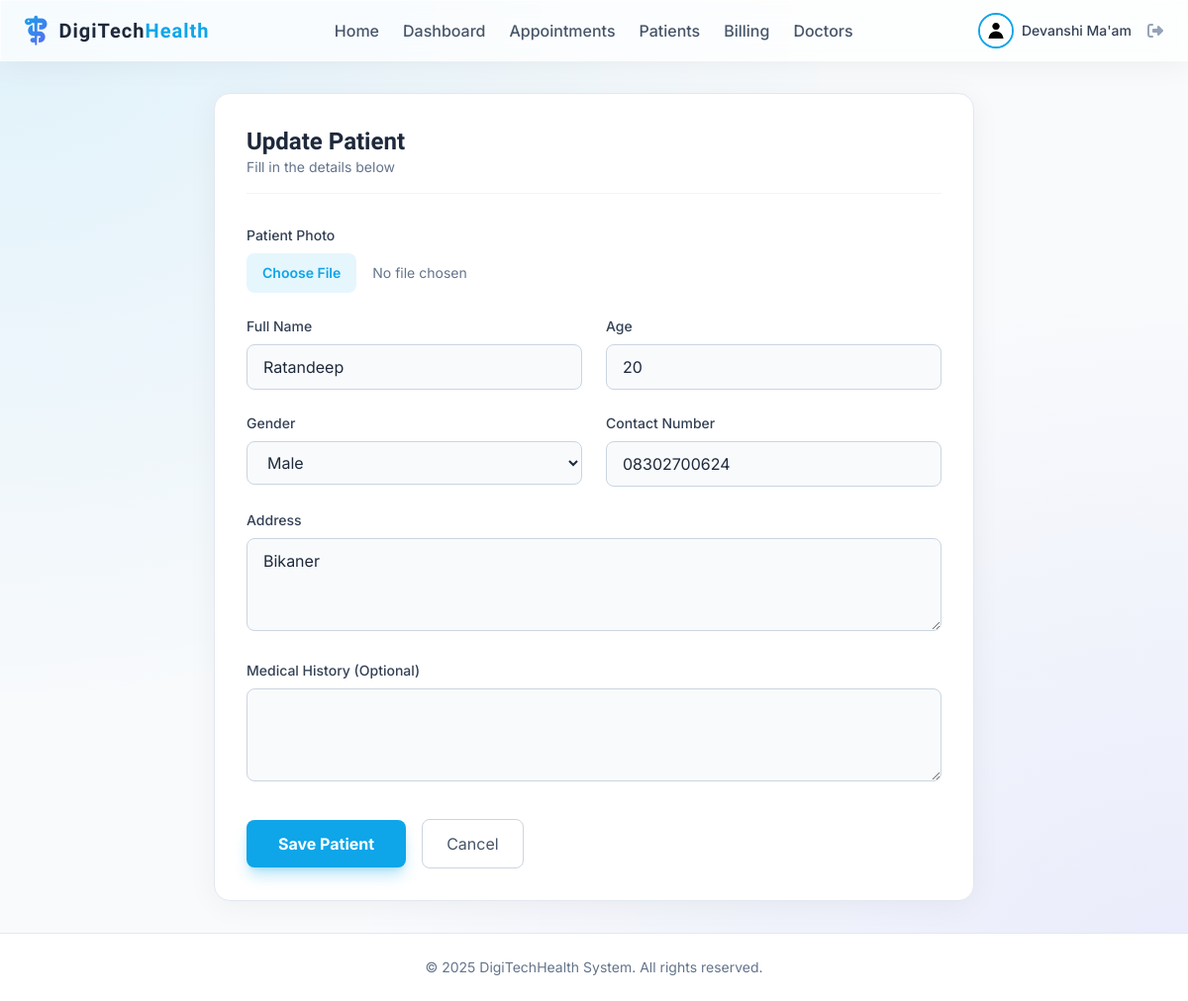
Page /patient/1/update (signed in) on the earlier database version.
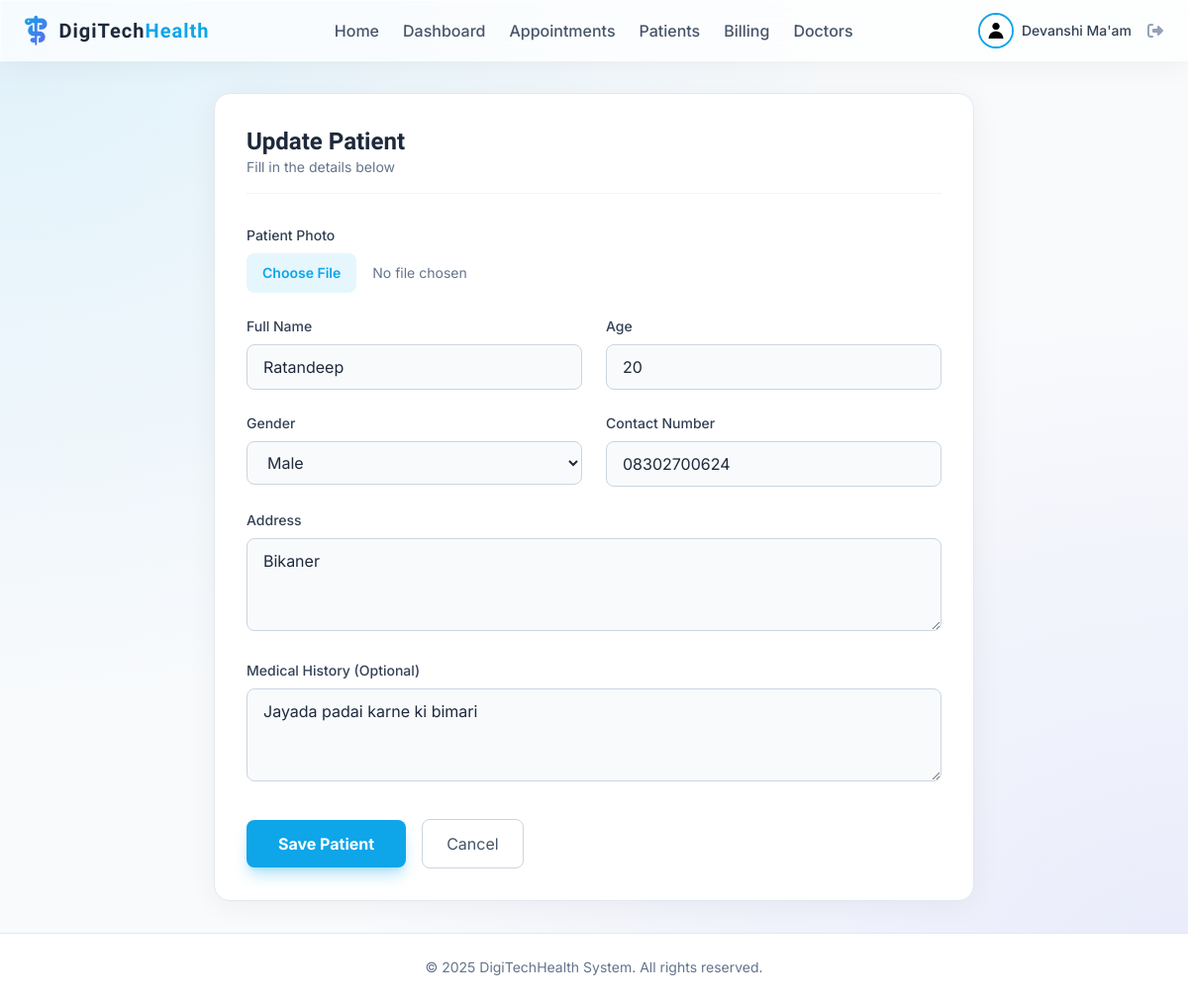
Same page on the later database version.
### app/models.py (models this page shows, shortened)
class Patient(db.Model):
    id = db.Column(db.Integer, primary_key=True)
    user_id = db.Column(db.Integer, db.ForeignKey('user.id'), nullable=True) # Optional link to User account
    name = db.Column(db.String(100), nullable=False)
    age = db.Column(db.Integer, nullable=True)
    gender = db.Column(db.String(10), nullable=True)
    contact = db.Column(db.String(15), nullable=True)
    address = db.Column(db.Text, nullable=True)
    medical_history = db.Column(db.Text, nullable=True)
    image_file = db.Column(db.String(20), nullable=False, default='default.jpg')
    date_created = db.Column(db.DateTime, nullable=False, default=db.func.current_timestamp())
    user = db.relationship('User', backref=db.backref('patient_profile', uselist=False))

### app/patient/routes.py (the view)
@patient.route("/patient/<int:patient_id>/update", methods=['GET', 'POST'])
@login_required
def update_patient(patient_id):
    patient = Patient.query.get_or_404(patient_id)
    form = PatientForm()
    if form.validate_on_submit():
        if form.picture.data:
            picture_file = save_picture(form.picture.data)
            patient.image_file = picture_file
        patient.name = form.name.data
        patient.age = form.age.data
        patient.gender = form.gender.data
        patient.contact = form.contact.data
        patient.address = form.address.data
        patient.medical_history = form.medical_history.data
        db.session.commit()
        flash('Patient details have been updated!', 'success')
        return redirect(url_for('patient.list_patients'))
    elif request.method == 'GET':
        form.name.data = patient.name
        form.age.data = patient.age
        form.gender.data = patient.gender
        form.contact.data = patient.contact
        form.address.data = patient.address
        form.medical_history.data = patient.medical_history
    return render_template('patient/add.html', title='Update Patient', form=form, legend='Update Patient')

### app/patient/forms.py
class PatientForm(FlaskForm):
    name = StringField('Full Name', validators=[DataRequired(), Length(min=2, max=100)])
    picture = FileField('Patient Photo', validators=[FileAllowed(['jpg', 'png'])])
    age = IntegerField('Age', validators=[DataRequired(), NumberRange(min=0, max=150)])
    gender = SelectField('Gender', choices=[('Male', 'Male'), ('Female', 'Female'), ('Other', 'Other')])
    contact = StringField('Contact Number', validators=[DataRequired(), Length(min=10, max=15)])
    address = TextAreaField('Address', validators=[DataRequired()])
    medical_history = TextAreaField('Medical History (Optional)')
    submit = SubmitField('Save Patient')

### app/models.py (called while the page is built)
@login_manager.user_loader
def load_user(user_id):
    return User.query.get(int(user_id))

### app/templates/patient/add.html (shortened to what this page needs)
{% extends "base.html" %}
{% block content %}
<div class="flex justify-center">
    <div class="w-full max-w-3xl glass rounded-2xl p-8 border border-slate-200 bg-white">
        <div class="mb-8 border-b border-slate-100 pb-4">
            <h2 class="text-2xl font-display font-bold text-slate-800">{{ legend }}</h2>
            <p class="text-slate-500 text-sm">Fill in the details below</p>
        </div>
        <form method="POST" action="" enctype="multipart/form-data">
            <div class="mb-6">
                {{ form.picture.label(class="block text-sm font-medium text-slate-700 mb-2") }}
                {{ form.picture(class="block w-full text-sm text-slate-500
                file:mr-4 file:py-2.5 file:px-4
                file:rounded-lg file:border-0
                file:text-sm file:font-semibold
                file:bg-primary/10 file:text-primary
                hover:file:bg-primary/20
                transition-colors cursor-pointer") }}
            </div>
            <div class="grid grid-cols-1 md:grid-cols-2 gap-6 mb-6">
                <div>
                    {{ form.name.label(class="block text-sm font-medium text-slate-700 mb-2") }}
                    {% if form.name.errors %}
                    {{ form.name(class="w-full bg-slate-50 border border-red-500 rounded-lg px-4 py-2.5 text-slate-800
                    focus:outline-none focus:ring-2 focus:ring-red-500") }}
                    {% else %}
                    {{ form.name(class="w-full bg-slate-50 border border-slate-300 rounded-lg px-4 py-2.5 text-slate-800
                    focus:outline-none focus:ring-2 focus:ring-primary") }}
                    {% endif %}
                </div>
                <div>
                    {{ form.age.label(class="block text-sm font-medium text-slate-700 mb-2") }}
                    {{ form.age(class="w-full bg-slate-50 border border-slate-300 rounded-lg px-4 py-2.5 text-slate-800
                    focus:outline-none focus:ring-2 focus:ring-primary") }}
                </div>
            </div>
            <div class="grid grid-cols-1 md:grid-cols-2 gap-6 mb-6">
                <div>
                    {{ form.gender.label(class="block text-sm font-medium text-slate-700 mb-2") }}
                    {{ form.gender(class="w-full bg-slate-50 border border-slate-300 rounded-lg px-4 py-2.5
                    text-slate-800 focus:outline-none focus:ring-2 focus:ring-primary") }}
                </div>
                <div>
                    {{ form.contact.label(class="block text-sm font-medium text-slate-700 mb-2") }}
                    {{ form.contact(class="w-full bg-slate-50 border border-slate-300 rounded-lg px-4 py-2.5
                    text-slate-800 focus:outline-none focus:ring-2 focus:ring-primary") }}
                </div>
            </div>
            <div class="mb-6">
                {{ form.address.label(class="block text-sm font-medium text-slate-700 mb-2") }}
                {{ form.address(class="w-full bg-slate-50 border border-slate-300 rounded-lg px-4 py-2.5 text-slate-800
                focus:outline-none focus:ring-2 focus:ring-primary", rows=3) }}
            </div>
            <div class="mb-8">
                {{ form.medical_history.label(class="block text-sm font-medium text-slate-700 mb-2") }}
                {{ form.medical_history(class="w-full bg-slate-50 border border-slate-300 rounded-lg px-4 py-2.5
                text-slate-800 focus:outline-none focus:ring-2 focus:ring-primary", rows=3) }}
            </div>
            <div class="flex items-center space-x-4">
                {{ form.submit(class="px-8 py-3 bg-primary text-white font-bold rounded-lg hover:bg-sky-600
                transition-colors cursor-pointer shadow-lg shadow-primary/30") }}
                <a href="{{ url_for('patient.list_patients') }}"
                    class="px-6 py-3 border border-slate-300 text-slate-600 rounded-lg hover:bg-slate-50 transition-colors">Cancel</a>
            </div>
        </form>
    </div>
</div>
{% endblock %}

Differences in the rows shown:
changed Patient "Ratandeep": medical_history (not shown) → "Jayada padai karne ki bimari"
